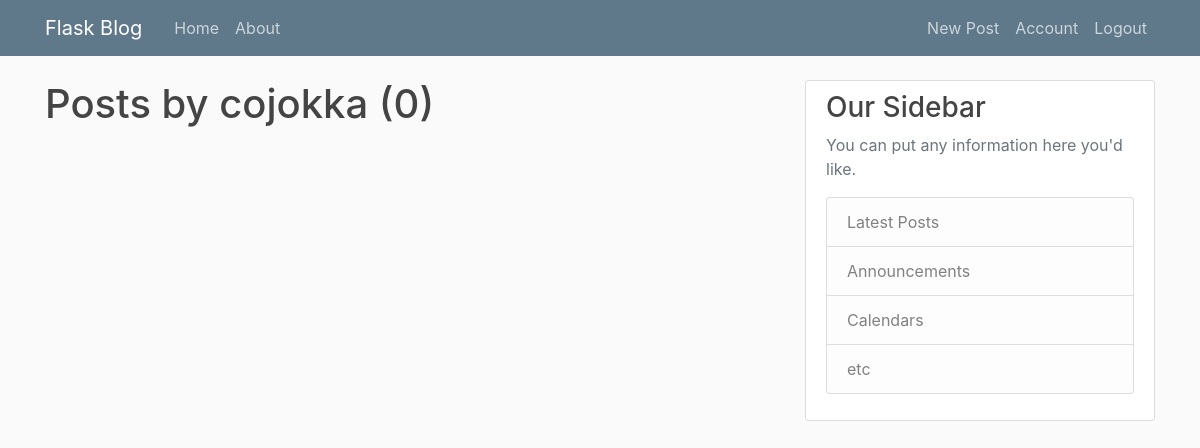
Before: /user/cojokka (signed in) with the older database file.
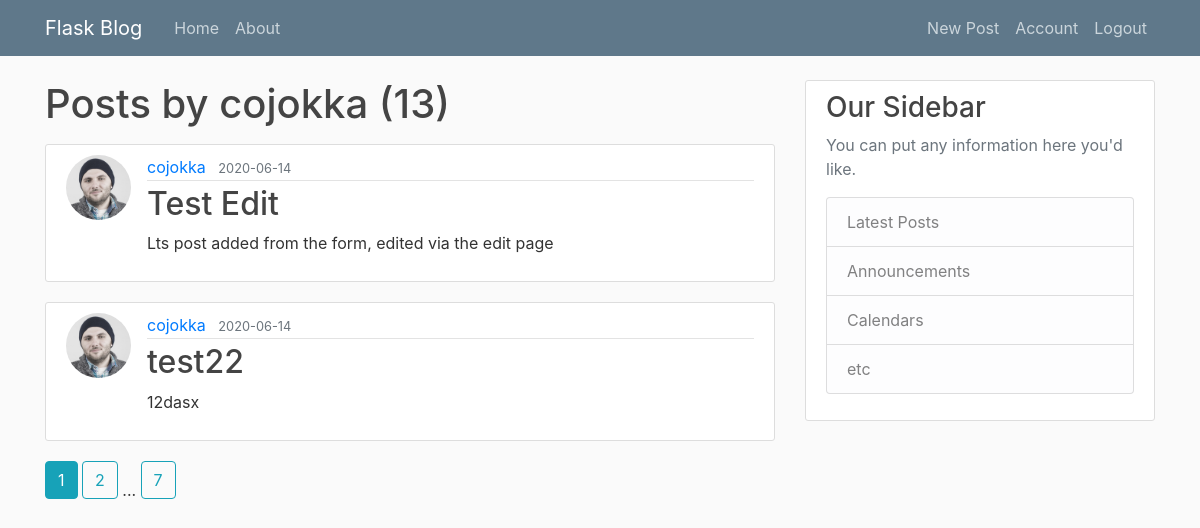
After: the same page with the newer database file.
### flaskBlog/models.py (models this page shows, shortened)
class Post(db.Model):
  id = db.Column(db.Integer, primary_key=True)
  title = db.Column(db.String(100), nullable=False)
  date_posted = db.Column(db.DateTime, nullable=False, default=datetime.utcnow)
  content = db.Column(db.Text, nullable=False)
  user_id = db.Column(db.Integer, db.ForeignKey('user.id'), nullable=False)

class User(db.Model, UserMixin):
  id = db.Column(db.Integer, primary_key=True)
  username = db.Column(db.String(20), unique=True, nullable=False)
  email = db.Column(db.String(120), unique=True, nullable=False)
  image_file = db.Column(db.String(20), nullable=False, default='default.jpg')
  password = db.Column(db.String(60), nullable=False)
  posts = db.relationship('Post', backref='author', lazy=True)

### flaskBlog/routes.py (the view)
@app.route('/user/<string:username>')
def user_post(username):
  page = request.args.get('page', 1, type=int)
  user = User.query.filter_by(username=username).first_or_404()
  posts = Post.query.filter_by(author=user)\
    .order_by(Post.date_posted.desc())\
      .paginate(page=page, per_page=2)
  return render_template('user_post.html', posts=posts, user=user)

### flaskBlog/models.py (called while the page is built)
@login_manager.user_loader
def load_user(user_id):
  return User.query.get(int(user_id))

### flaskBlog/templates/user_post.html
{%extends 'layout.html'%}
  {% block content %}
  <h1 class="mb-3"> Posts by {{ user.username }} ({{ posts.total }})</h1>
  {% for post in posts.items %}
    <article class="media content-section">
      <img class="rounded-circle article-img" src="{{ url_for('static', filename='profile_pics/' + post.author.image_file) }}">
      <div class="media-body">
        <div class="article-metadata">
          <a class="mr-2" href="{{ url_for('user_post', username=post.author.username) }}">{{ post.author.username }}</a>
          <small class="text-muted">{{ post.date_posted.strftime('%Y-%m-%d') }}</small>
        </div>
        <h2><a class="article-title" href="{{ url_for('post', post_id=post.id)}}">{{ post.title }}</a></h2>
        <p class="article-content">{{ post.content }}</p>
      </div>
    </article>
  {% endfor %}
  {% for page_num in posts.iter_pages(left_edge=1, right_edge=1, left_current=1, right_current=2) %}
    {% if page_num %}
      {% if posts.page == page_num %}
        <a class="btn btn-info mb-4" href="{{ url_for('user_post', page=page_num, username=user.username) }}"> {{ page_num }}</a>
      {% else %}
        <a class="btn btn-outline-info mb-4" href="{{ url_for('user_post', page=page_num, username=user.username) }}"> {{ page_num }}</a>
      {% endif %}
    {% else %}
      ...
    {% endif %}
  {% endfor %}
  {% endblock content %}

Changed rows visible on the page:
added Post: image_file (placeholder picture), author.username "cojokka", date_posted "2020-06-14", title "Test Edit", content "Lts post added from the form, edited via the edit page"
added Post: image_file (placeholder picture), author.username "cojokka", date_posted "2020-06-14", title "test22", content "12dasx"
Other visible differences:
{{ posts.total }}: "0" → "13"
new list line: "1"
new list line: "2"
new list line: "7"
